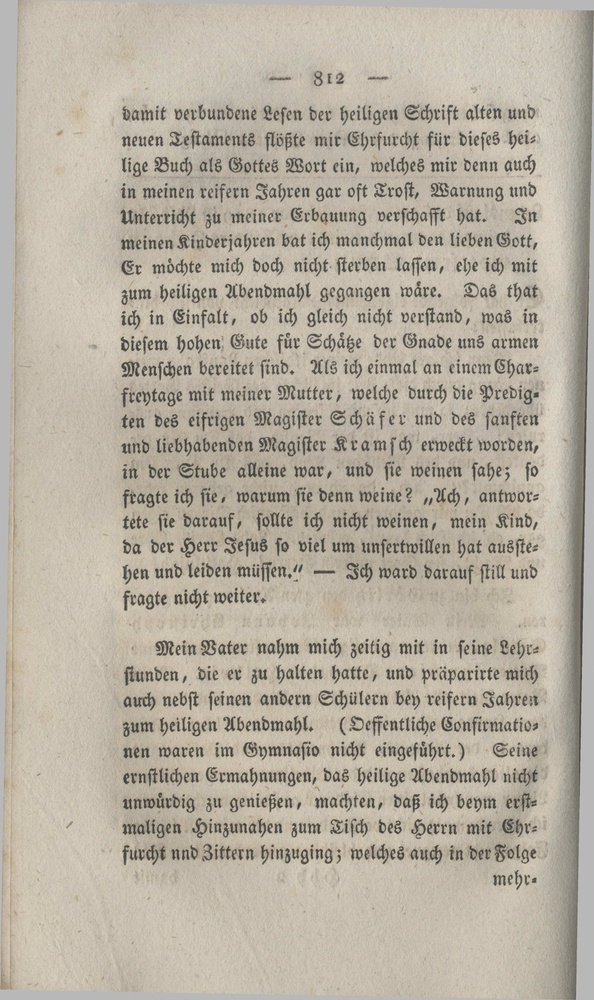
#> input picture data/jpg/1820_Schulz_Johann_Gottlieb/812.jpg, 594 x 1000 px, shrunk from 2100 x 3534 before the run; its folder holds only this picture in this run
$ jupyter execute --allow-errors code.ipynb
#> lines starting #> are read from the running program, lines starting #| are printed output that depends on the picture; after the words box and inside, x2 and y2 are one past the last pixel; in counts of white or black regions, pixels touching at a corner belong together
#> further down, img is the input picture: shape (1000, 594, 3); mean B, G, R 160, 174.2, 182.1
#> `inverted_image = cv2.bitwise_not(img)`:
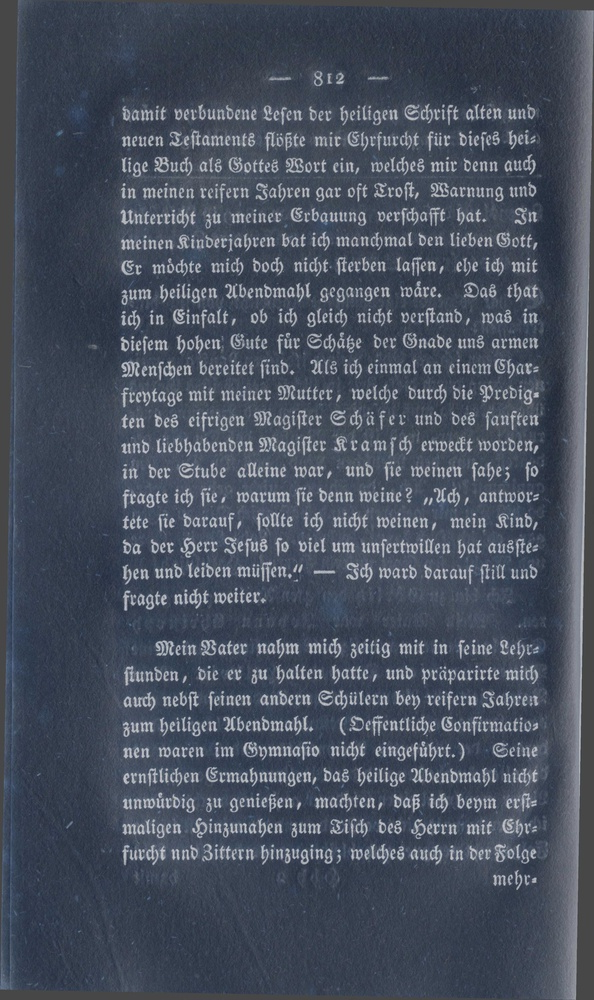
#> inverted_image: shape (1000, 594, 3); mean B, G, R 95, 80.8, 72.9
#> `_, binary_image = cv2.threshold(gray_image, 120, 255, cv2.THRESH_BINARY)`:
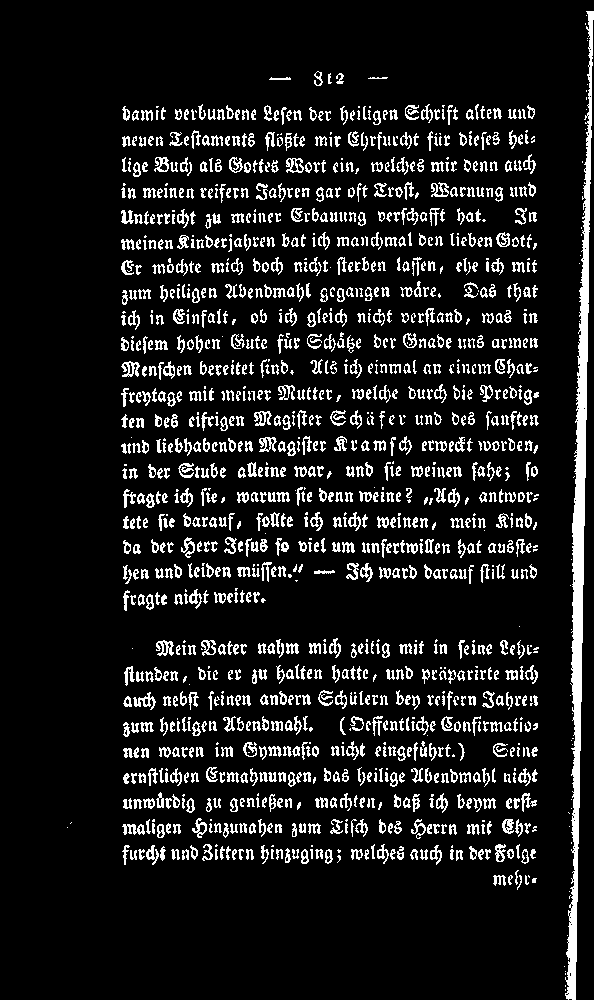
#> binary_image: shape (1000, 594); 10.9% white in thin lines or dots, all inside (x1, y1, x2, y2) = (67, 11, 594, 1000)
# Von Digitalisaten zu Wissensgraphen: Eine automatisierte Extraktion und semantische Modellierung biographischer Daten am Beispiel von Lebensbeschreibungen der Herrnhuter Brüdergemeine

## OCR-Erkennung

- Daten werden als jpg importiert

[cell 1]
import cv2
import os
import pytesseract

[cell 2]
# Ordner mit den jpg-Dateien
base_folder = "data/jpg"

# Ordner für die TXT-Dateien
output_base = "data/txt"

#> (a cell that did not finish here is left out)

## NER-Erkennung und Erstellung von den XML-Dateien

### Grundstruktur von den XML-Dateien

[cell 4]
import re
import os
import xml.etree.ElementTree as ET
from xml.dom import minidom

[cell 5]
# Zugang zu den TXT-Dateien wird definiert
base_folder = "data/txt"

[cell 6]
#Textbereinigung
# [28 lines left out: function clean_text, not called in this run]

[cell 7]
# Die Dateien werden iteriert
for folder_name in os.listdir(base_folder):
    folder_path = os.path.join(base_folder, folder_name)

    if not os.path.isdir(folder_path):
        continue

    txt_files = sorted([f for f in os.listdir(folder_path) if f.lower().endswith('.txt')])

    if not txt_files:
        print(f"Keine .txt-Dateien in Ordner: {folder_name}")
        continue

    # === Erstelle die Root-Element der XML-Struktur ===
    root = ET.Element("TEI")
    root.set("version", "4.8.1")
    root.set("xmlns", "http://www.tei-c.org/ns/1.0")

        # teiHeader-Struktur
    headerTEI_el = ET.SubElement(root, "teiHeader")
    fileDesc_el = ET.SubElement(headerTEI_el, "fileDesc")
    titleStmt_el = ET.SubElement(fileDesc_el, "titleStmt")

    titleStmt_el.append(ET.Comment("Titel muss definiert werden. Nach der Korrektur wird der Kommentar gelöscht"))
    ET.SubElement(titleStmt_el, "title")

    titleStmt_el.append(ET.Comment("Autor muss definiert werden. Nach der Korrektur wird der Kommentar gelöscht"))
    ET.SubElement(titleStmt_el, "author")

    # respStmt
    respStmt_el = ET.SubElement(titleStmt_el, "respStmt")
    resp_el = ET.SubElement(respStmt_el, "resp")
    resp_el.text = "XML-Modelling compiled by"
    name_el = ET.SubElement(respStmt_el, "name")
    name_el.text = "Svetlana Yakutina"

    # publicationStmt
    publicationStmt_el = ET.SubElement(fileDesc_el, "publicationStmt")
    publisher_el = ET.SubElement(publicationStmt_el, "publisher")
    orgName_el = ET.SubElement(publisher_el, "orgName")
    orgName_el.text = "Verlag der Unitäts-Buchhandlung"

    pubPlace_el = ET.SubElement(publicationStmt_el, "pubPlace")
    pubPlace_el.text = "Gnadau (Germany)"

    availability_el = ET.SubElement(publicationStmt_el, "availability")
    p_header_el = ET.SubElement(availability_el, "p")
    orgName_el_ = ET.SubElement(p_header_el, "orgName")
    orgName_el_.text = "Memorial University of Newfoundland"

    publicationStmt_el.append(ET.Comment("Date muss definiert werden. Nach der Korrektur wird der Kommentar gelöscht"))
    ET.SubElement(publicationStmt_el, "date")

    publicationStmt_el.append(ET.Comment("Ref muss definiert werden. Nach der Korrektur wird der Kommentar gelöscht"))
    ET.SubElement(publicationStmt_el, "ref")

    # sourceDesc Struktur
    sourceDesc_el = ET.SubElement(fileDesc_el, "sourceDesc")
    bibl_el = ET.SubElement(sourceDesc_el, "bibl", type="j")
    bibl_el.text = "Nachrichten aus der Brüder-Gemeine"

    # biblFull Struktur
    biblFull_el = ET.SubElement(sourceDesc_el, "biblFull")
    titleStmt_el_ = ET.SubElement(biblFull_el, "titleStmt")
    ET.SubElement(titleStmt_el_, "title").text = "Nachrichten aus der Brüder-Gemeine"
    ET.SubElement(titleStmt_el_, "author").text = "Unbekannt"

    editionStmt_el = ET.SubElement(biblFull_el, "editionStmt")
    ET.SubElement(editionStmt_el, "edition").text = "Digitale Ausgabe der Zeitschrift"

    publicationStmt_el_ = ET.SubElement(biblFull_el, "publicationStmt")
    ET.SubElement(publicationStmt_el_, "publisher").text = "Verlag der Unitäts-Buchhandlung"

    seriesStmt_el = ET.SubElement(biblFull_el, "seriesStmt")
    title_el__ = ET.SubElement(seriesStmt_el, "title", level="j", type="main")
    title_el__.text = "Nachrichten aus der Brüder-Gemeine"
    ET.SubElement(seriesStmt_el, "biblScope", unit="volume").text = "1856-1894"
    seriesStmt_el.append(ET.Comment("Erscheinungsjahr muss definiert werden"))
    seriesStmt_el.append(ET.Comment("Seiten müssen definiert werden"))
    ET.SubElement(seriesStmt_el, "biblScope", unit="issue")
    ET.SubElement(seriesStmt_el, "biblScope", unit="page")

    notesStmt_el = ET.SubElement(biblFull_el, "notesStmt")
    note_el = ET.SubElement(notesStmt_el, "note", type="fileFormat")
    note_el.text = "application/pdf"

    # msDesc Struktur
    msDesc_el = ET.SubElement(sourceDesc_el, "msDesc")
    msIdentifier_el = ET.SubElement(msDesc_el, "msIdentifier")
    ET.SubElement(msIdentifier_el, "repository").text = "Memorial University of Newfoundland"
    idno_el = ET.SubElement(msIdentifier_el, "idno")
    idno_el_ = ET.SubElement(idno_el, "idno", type="URLCatalogue")
    idno_el_.text = "https://dai.mun.ca/digital/nachrichten/"

    # === Textstruktur ===
    text_el = ET.SubElement(root, "text")
    body_el = ET.SubElement(text_el, "body")
    div_el = ET.SubElement(body_el, "div")

    # Durchlaufe alle TXT-Dateien
    for txt_file in txt_files:
        txt_file_path = os.path.join(folder_path, txt_file)
        with open(txt_file_path, 'r', encoding='utf-8') as f:
            raw_text = f.read()
        clean = clean_text(raw_text)

        file_base = os.path.splitext(txt_file)[0]
        pb_el = ET.SubElement(div_el, "pb", n=file_base)

        paragraphs = clean.split('\n\n')
        for para in paragraphs:
            para = para.strip()
            if para:
                p_el = ET.SubElement(div_el, "p")
                p_el.text = para

    # XML-Datei erzeugen
    xml_str = ET.tostring(root, encoding='utf-8')
    pretty_xml = minidom.parseString(xml_str).toprettyxml(indent="  ")

    os.makedirs("data/xml", exist_ok=True)
    output_filename = f"{folder_name}.xml"
    output_path = os.path.join("data/xml", output_filename)

    with open(output_path, 'w', encoding='utf-8') as output_file:
        output_file.write(pretty_xml)

    print(f"XML-Datei erstellt: {output_path}")

### NER-Erkennung

[cell 8]
import spacy
import os
import re
from lxml import etree as ET

#> (a cell that did not finish here is left out)

[cell 10]
# Daten importieren
input_dir = 'data/xml'

[cell 11]
# [60 lines left out: functions clean_text, append_text, mark_entities_et, not called in this run]

[cell 12]
# [14 lines left out: function append_text, not called in this run]

[cell 13]
# Namespace-Map für TEI
ns = {'tei': 'http://www.tei-c.org/ns/1.0'}

input_dir = 'data/xml'

# Durch alle XML-Dateien im Eingabeverzeichnis iterieren
#> (the rest of this cell did not finish here and is left out)

## Relation-Erkennung

### Daten vorbereiten

#### Extraktion der erwähnten Personen-, Organisations- und Ortsnamen

[cell 14]
import os
import json
import re
from lxml import etree as ET

[cell 15]
# Namespace muss außerhalb des Imports definiert werden
ns = {'tei': 'http://www.tei-c.org/ns/1.0'}

[cell 16]
input_dir = 'data/xml_kor'
output_file = 'data/json/erwähnte_NER.json'

[cell 17]
# Funktion zum Säubern der Texte (Zeilenumbrüche, Leerzeichen etc.)
# [5 lines left out: function clean_text, not called in this run]

[cell 18]
all_results = []

#> (a cell that did not finish here is left out)

#### Sätzenextraktion

[cell 20]
import os
import json
import re
from lxml import etree as ET

[cell 21]
# Pfade
input_dir = 'data/xml_kor'
output_file = 'data/json/sätze.json'

[cell 22]
# XML-Namespaces
ns = {'tei': 'http://www.tei-c.org/ns/1.0'}

[cell 23]
# Funktion zur Textbereinigung
# [5 lines left out: function clean_text, not called in this run]

[cell 24]
all_results = []

# Alle XML-Dateien im Verzeichnis durchgehen
#> (the rest of this cell did not finish here and is left out)

[cell 25]
# Sicherstellen, dass das Ausgabe-Verzeichnis existiert
os.makedirs(os.path.dirname(output_file), exist_ok=True)

# Ergebnisse als JSON speichern
with open(output_file, 'w', encoding='utf-8') as f:
    json.dump(all_results, f, ensure_ascii=False, indent=2)

print(f"Ergebnisse wurden in {output_file} gespeichert.")

### Relation erkennen

[cell 26]
import json
from pydantic import BaseModel, Field
from langchain.chat_models import ChatOllama
from langchain.prompts import PromptTemplate, SystemMessagePromptTemplate, HumanMessagePromptTemplate, ChatPromptTemplate
from langchain.chains import LLMChain
from langchain.output_parsers import PydanticOutputParser

[cell 27]
# Neue Entity- und Relationstypen
entity_types = ['person', 'location', 'organization', 'date']

relation_types = [
    # Biografische Basisdaten
    "geboren_in", "geboren_am",
    "gestorben_in", "gestorben_am",
    "begraben_in",

    # Wohn- und Wirkorte
    "wohnhaft_in", "lebte_in", "wirkte_in", "aufenthalt_in",

    # Bildung und Beruf
    "ausgebildet_in", "studierte_an",
    "lehre_als", "lehre_bei",
    "tätig_als", "tätig_bei",
    "war", "beschäftigt_bei", "mitglied_von",
    "war_eingeschult", "unterrichtet_in",

    # Familie
    "verheiratet_mit", "kind_von", "eltern_von", "geschwister_von",

    # Religion & Kirche
    "getauft_am", "beigetreten_am", "konfirmiert_am", "hat_heiliges_abendmahl",

    # Interessen & Themen
    "interessiert_sich_für", "beschäftigt_sich_mit", "forscht_zu", "schreibt_über",

    # Reisen & Aufenthalte
    "gereist_nach", "besucht", "angekommen_in", "abgereist_aus",
    "aufgehalten_in", "zurückgekehrt_nach", "verließ", "war_in", "war_am", "gefahren_nach"]

#> (a cell that did not finish here is left out)

#> (a cell that did not finish here is left out)

#> (a cell that did not finish here is left out)

#> (a cell that did not finish here is left out)

#> (a cell that did not finish here is left out)

[cell 33]
# Lade Eingabedaten
with open("data/json/sätze.json", "r", encoding="utf-8") as f:
    input_data = json.load(f)

[cell 34]
results = []

# Extraktion starten
for entry in input_data:
    result = chain.run(
        entity_types=entity_types,
        relation_types=relation_types,
        text=entry["text"],
        personen=", ".join(entry.get("personen", [])),
        orte=", ".join(entry.get("orte", [])),
        date=", ".join(entry.get("date", [])),
        organisationen=", ".join(entry.get("organisationen", []))
    )
    results.append({
        "input": entry,
        "extracted_relations": result
    })

# Speichere Ergebnisse
with open("data/json/graph.json", "w", encoding="utf-8") as f:
    json.dump(results, f, ensure_ascii=False, indent=2)

print("Extraktion abgeschlossen. Ergebnisse gespeichert in 'graph.json'.")

[cell 35]
import json

# Input-Datei laden
with open("data/json/graph.json", 'r', encoding='utf-8') as f:
    data = json.load(f)

# Ergebnisliste initialisieren
output = []

for entry in data:
    input_data = entry.get("input", {})
    relations_str = entry.get("extracted_relations", "[]")

    try:
        relations = json.loads(relations_str)
    except json.JSONDecodeError:
        relations = []

    transformed = {
        "text": input_data.get("text", ""),
        "ref": input_data.get("ref", ""),
        "datei": input_data.get("datei", ""),
        "autor": input_data.get("autor", ""),
        "graph": relations  # genau hier: Liste von Relationen
    }

    output.append(transformed)

# Ausgabe-Datei schreiben
with open('data/json/graphen.json', 'w', encoding='utf-8') as f:
    json.dump(output, f, indent=2, ensure_ascii=False)

## Daten anreichnern

[cell 36]
import json
import pandas as pd
import requests

[cell 37]
with open("data/json/graphen.json", "r", encoding="utf-8") as f:
    data = json.load(f)

[cell 38]
# DataFrame strukturieren
records = []
for entry in data:
    for g in entry.get("graph", []):
        records.append({
            "text": entry.get("text", ""),
            "ref": entry.get("ref", ""),
            "nbg": "",
            "datei": entry.get("datei", ""),
            "autor": entry.get("autor", ""),
            "subjekt": g.get("subjekt", ""),
            "subjekt_type": g.get("subjekt_type", ""),
            "q_subjekt": "",
            "prädikat": g.get("prädikat", ""),
            "p_wert": "",
            "objekt": g.get("objekt", ""),
            "objekt_type": g.get("objekt_type", ""),
            "q_objekt":"",
            "zeit": g.get("zeit", "")
        })

$ run again, on data/jpg/1823_Bonatz_Johanna/211.jpg
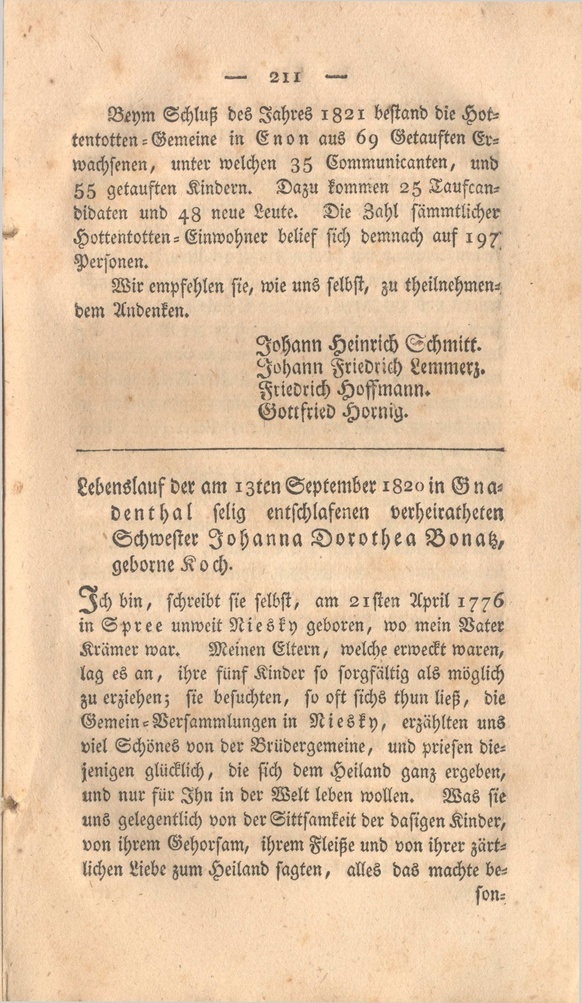
#> input picture data/jpg/1823_Bonatz_Johanna/211.jpg, 582 x 1003 px, shrunk from 2003 x 3456 before the run
#> img is the input picture: shape (1003, 582, 3); mean B, G, R 164.1, 195.3, 223.8
#> `gray_image = cv2.cvtColor(inverted_image, cv2.COLOR_BGR2GRAY)`:
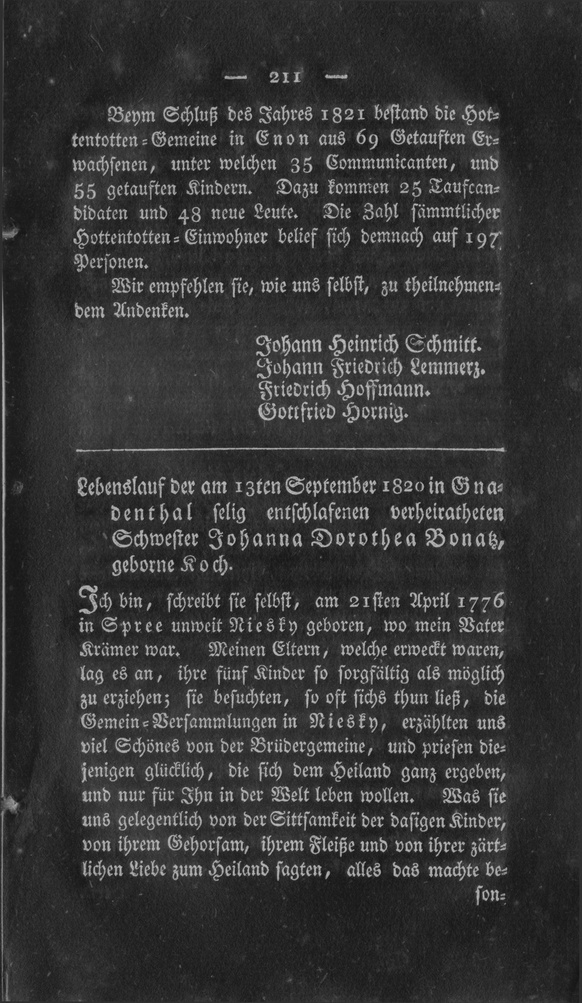
#> gray_image: shape (1003, 582); min 18, max 198, mean 54.8
#> `_, binary_image = cv2.threshold(gray_image, 120, 255, cv2.THRESH_BINARY)`:
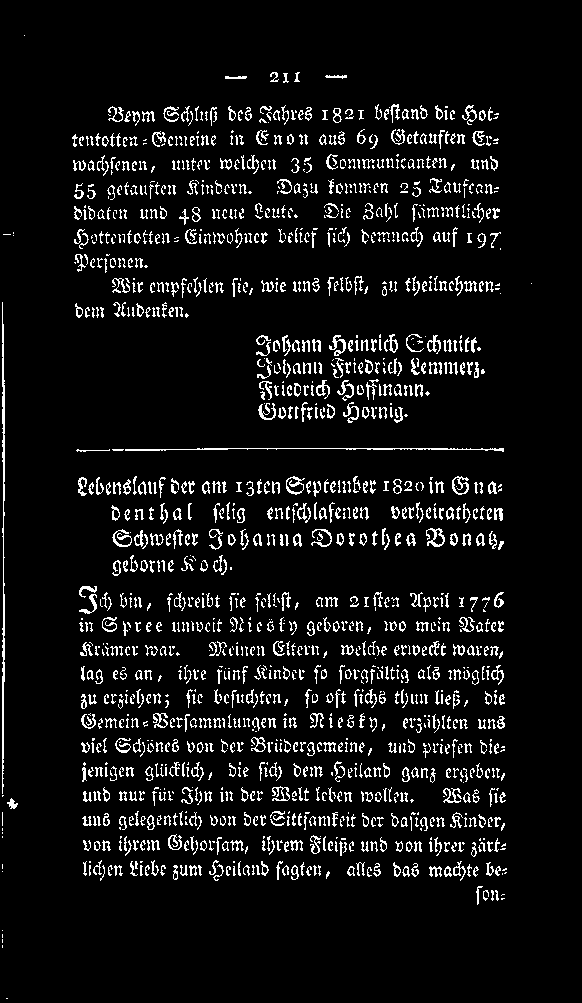
#> binary_image: shape (1003, 582); 7.3% white in thin lines or dots, all inside (x1, y1, x2, y2) = (2, 35, 532, 999)

$ run again, on data/jpg/1820_Schulz_Johann_Gottlieb/813.jpg
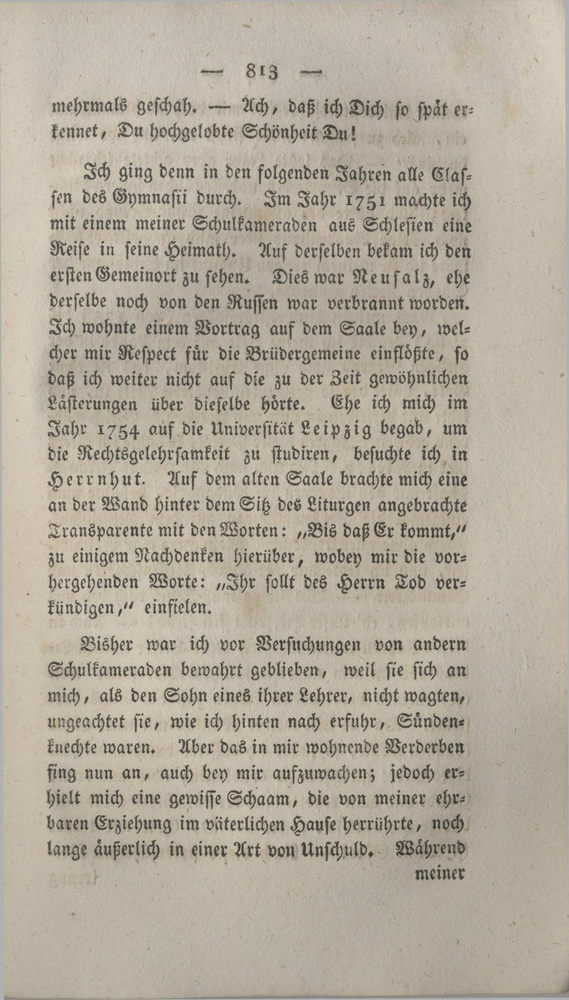
#> input picture data/jpg/1820_Schulz_Johann_Gottlieb/813.jpg, 569 x 1000 px, shrunk from 1995 x 3506 before the run
#> img is the input picture: shape (1000, 569, 3); mean B, G, R 155, 169.7, 178.3
#> `inverted_image = cv2.bitwise_not(img)`:
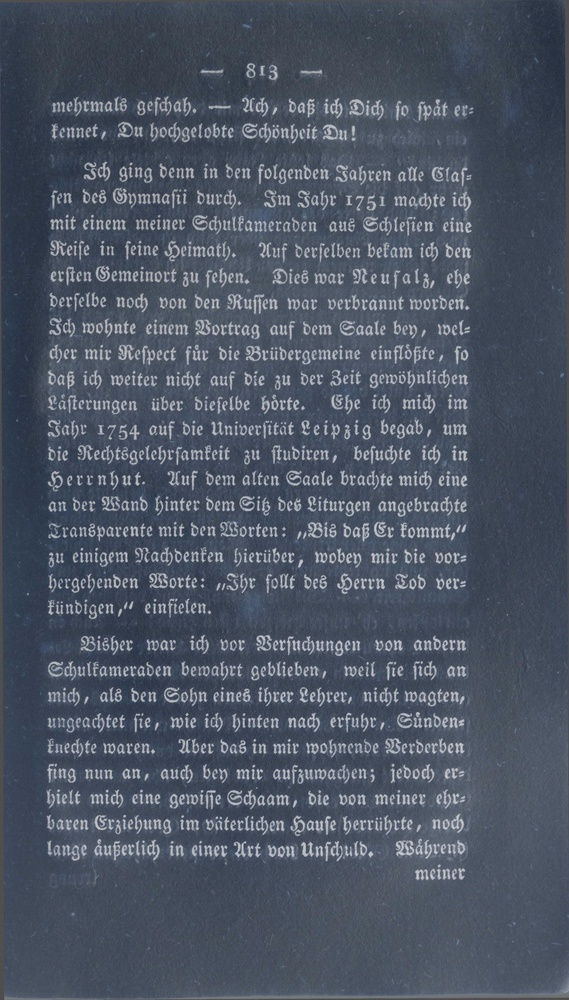
#> inverted_image: shape (1000, 569, 3); mean B, G, R 100, 85.3, 76.7
#> `_, binary_image = cv2.threshold(gray_image, 120, 255, cv2.THRESH_BINARY)`:
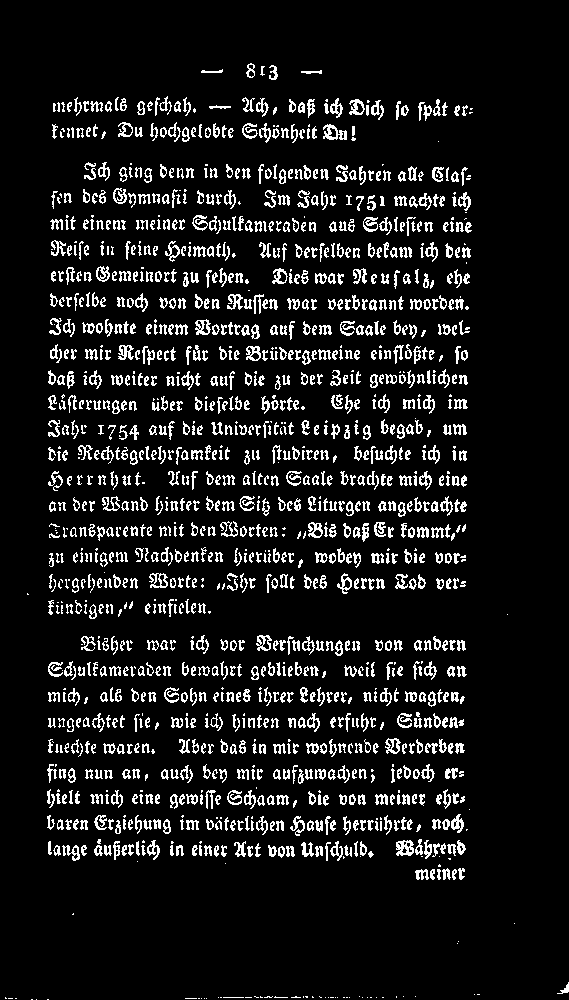
#> binary_image: shape (1000, 569); 9.9% white in thin lines or dots
